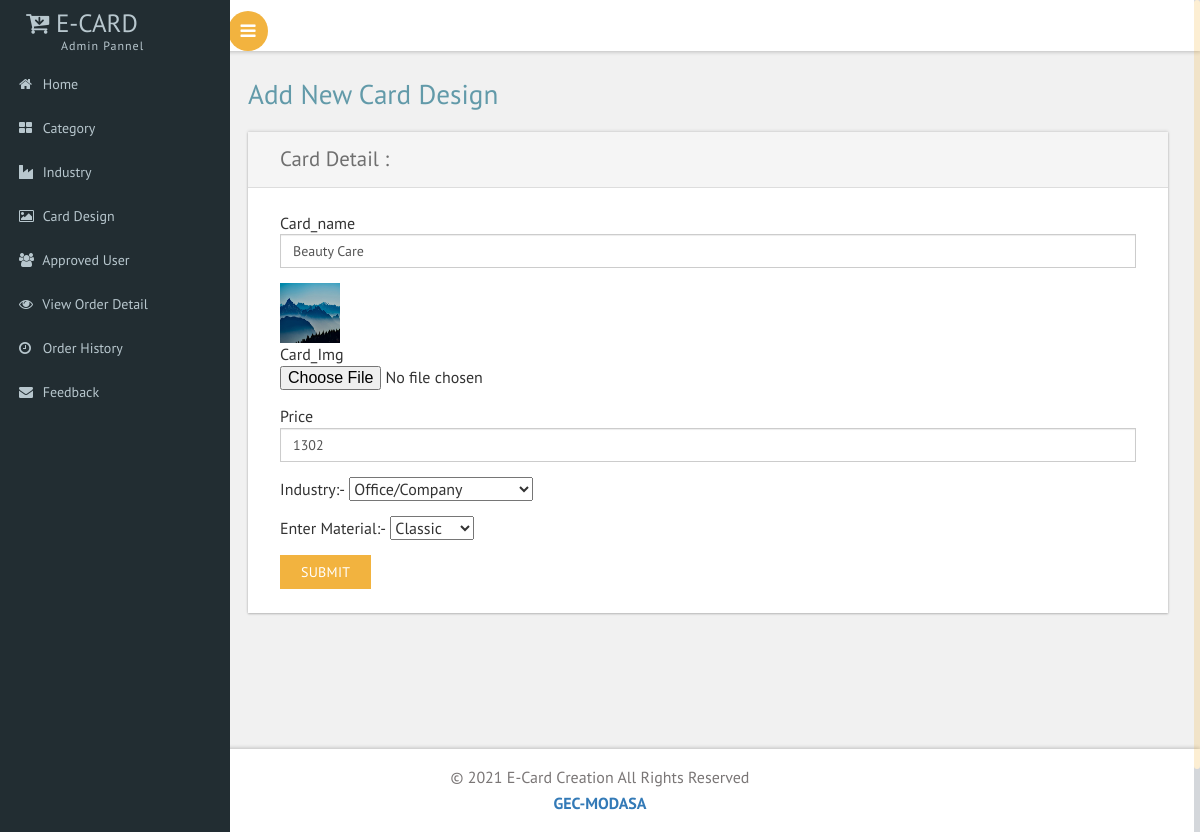
The app's page /CardDesignEdit.php?id=2 (signed in) with its own data.
### tables this page shows
CREATE TABLE `card_info` (
  `Card_id` int(5) NOT NULL,
  `Category` text NOT NULL,
  `Industry` text NOT NULL,
  `Name` text NOT NULL,
  `Image` text NOT NULL,
  `Price` int(5) NOT NULL
);

### web/CardDesignEdit.php (the view, shortened to what this page needs)
		<?php
include "Header.php";
$id=$_REQUEST['id'];
include "Connection.php";
	$q="SELECT * from card_info where Card_id='$id'";
	$c=mysqli_query($con,$q);
		while($r=mysqli_fetch_array($c))
			{
	 		$Name=$r['Name'];
			$Image=$r['Image'];
			$Price=$r['Price'];
			}
		?>
<div id="page-wrapper">
			<div class="main-page">
				<div class="forms">
					<h3 class="title1">Add New Card Design</h3>
					<div class="form-grids row widget-shadow" data-example-id="basic-forms">
						<div class="form-title">
							<h4>Card Detail :</h4>
						</div>
						<div class="form-body">
							<form action="#" method="POST" enctype="multipart/form-data" >
							<div class="form-group"> <label for="exampleInputEmail1">Card_name</label>
							<input type="text" name="Name" class="form-control" id="exampleInputEmail1" value="<?php echo $Name;?>"> </div>
								<img src="../web/upload/<?php echo $Image;?>" height=60 width=60/>
								<div class="form-group"> <label for="exampleInputFile">Card_Img</label>
							<input type="file" name="Image" id="exampleInputFile"  value="<?php echo $Image;?>">  </div>
							<div class="form-group"> <label for="exampleInputEmail1">Price</label>
							<input type="number" name="Price" class="form-control" id="exampleInputEmail1" value="<?php echo $Price;?>"> </div>
							<div class="form-group"> <label for="exampleInputEmail1">Industry:-</label>
							 <select name="Industry">
									<?php
											include "Connection.php";
											$q="select * from industry_info";
											$c=mysqli_query($con,$q);
											while($r=mysqli_fetch_array($c))
											{
												?>
												<option value="<?php echo $r['Industry_id'];?>"><?php echo $r['Industry_name'];?></option>
												<?php
											}
									?>
							</select><br>	</div>
							<div class="form-group"> <label for="exampleInputEmail1">Enter Material:-</label>
							 <select name="Category">
											<?php
											include "Connection.php";
											$q="select * from Cat_info";
											$c=mysqli_query($con,$q);
											while($r=mysqli_fetch_array($c))
											{
												?>
												<option value="<?php echo $r['Cat_id'];?>"><?php echo $r['Cat_name'];?></option>
												<?php
											}
											?>
							</select><br>	</div>
							<button type="submit" name="submit" class="btn btn-default">Submit
							 </button> </form>
						</div>
					</div>
					</div>
						</div>
					</div>
<?php
include"Footer.php";
?>

### web/css/custom.css (style rules this page uses)
#page-wrapper { padding:5em 2em 2.5em; background-color: #F1F1F1; }

### records on screen
card_info: Name "Beauty Care", Image (picture), Price "1302"

### other values on screen
form field Industry "Office/Company"
form field Category "Classic"
